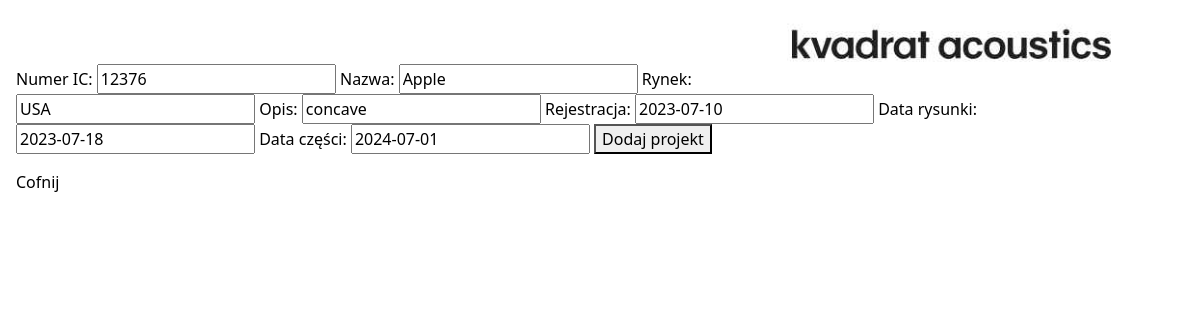
The app's page /projekty/edytuj/953 (signed in) with its own data.
### komunikator/models.py (models this page shows, shortened)
class Projekt(models.Model):
    Numer_IC = models.IntegerField(blank=False, unique=True)
    Nazwa = models.CharField(default='', max_length=20)
    Rynek = models.CharField(default='', max_length=20)
    Opis = models.CharField(default='', max_length=40)
    Rejestracja = models.DateField(default=timezone.now)
    Data_rysunki = models.DateField(default=timezone.now)
    Data_części = models.DateField(default=timezone.now)

### komunikator/views.py (the view)
# urls.py: path('edytuj/<int:id>', edytuj_projekt, name="edytuj_projekt"),
@login_required()
def edytuj_projekt(request, id):
    projekt = get_object_or_404(Projekt, pk=id)
    form = ProjektForm(request.POST or None, request.FILES or None, instance=projekt)
    if form.is_valid():
        form.save()
        return redirect(wszystkie_projekty)
    return render(request, 'projekt_form.html', {'form': form})

### komunikator/forms.py
class ProjektForm(ModelForm):
    class Meta:
        model = Projekt
        fields = ['Numer_IC', 'Nazwa', 'Rynek', 'Opis', 'Rejestracja', 'Data_rysunki', 'Data_części']

### templates/projekt_form.html (shortened to what this page needs)
{% extends 'glowny.html' %}
{% load bootstrap %}
{% block strona %}
    <form method="post" enctype="multipart/form-data">
        {{ form|bootstrap }}
        <button type="submit">Dodaj projekt</button>
    </form>
        <a href="{% url 'wszystkie_projekty' %}">Cofnij</a>
{% endblock %}

### komunikator/static/nowy.css (style rules this page uses)
body { padding: 1rem; color: black; }
a { color: black; text-decoration: none; }

### records on screen
Projekt: Numer_IC "12376", Nazwa "Apple", Rynek "USA", Opis "concave", Rejestracja "2023-07-10", Data_rysunki "2023-07-18", Data_części "2024-07-01"
